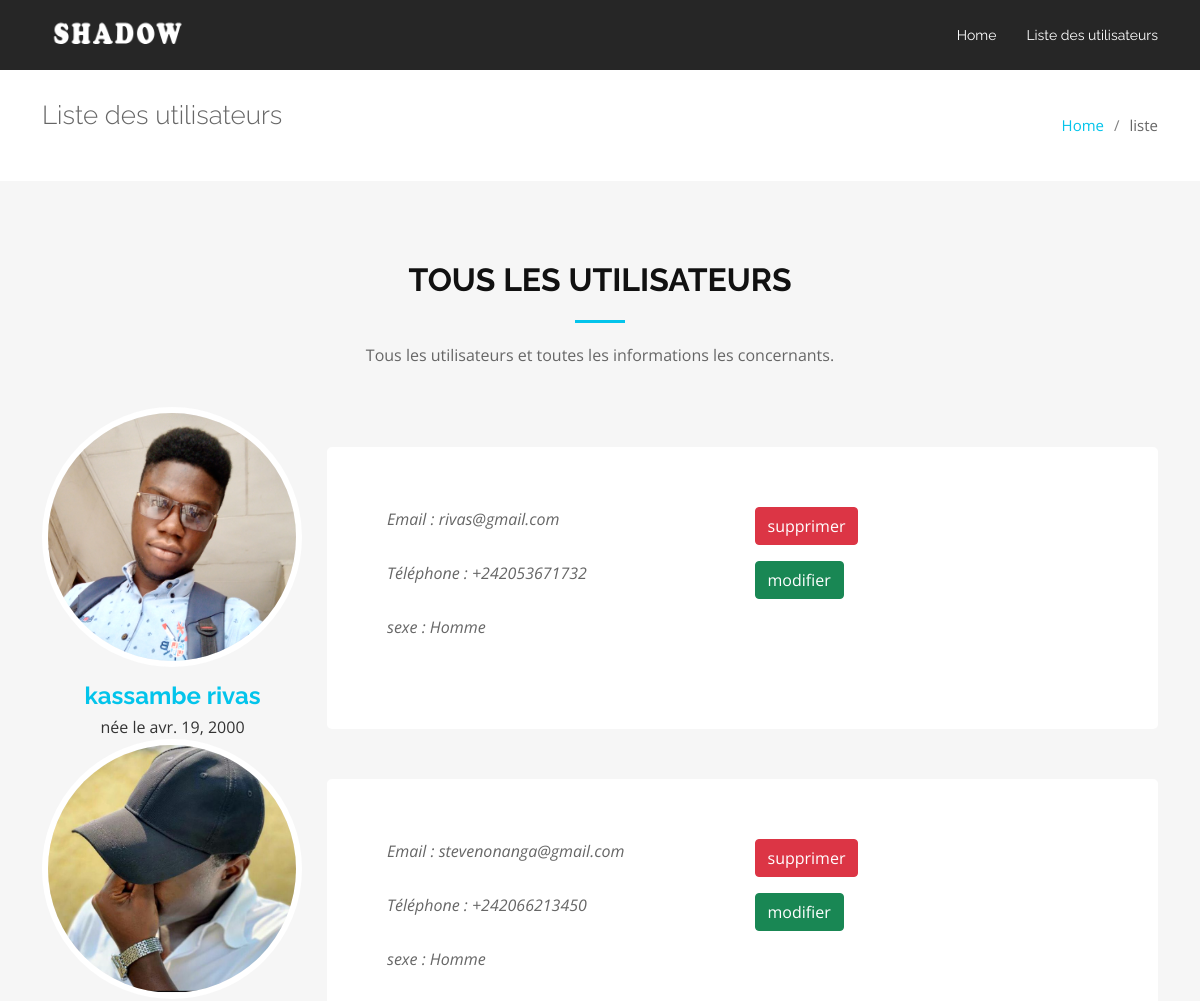
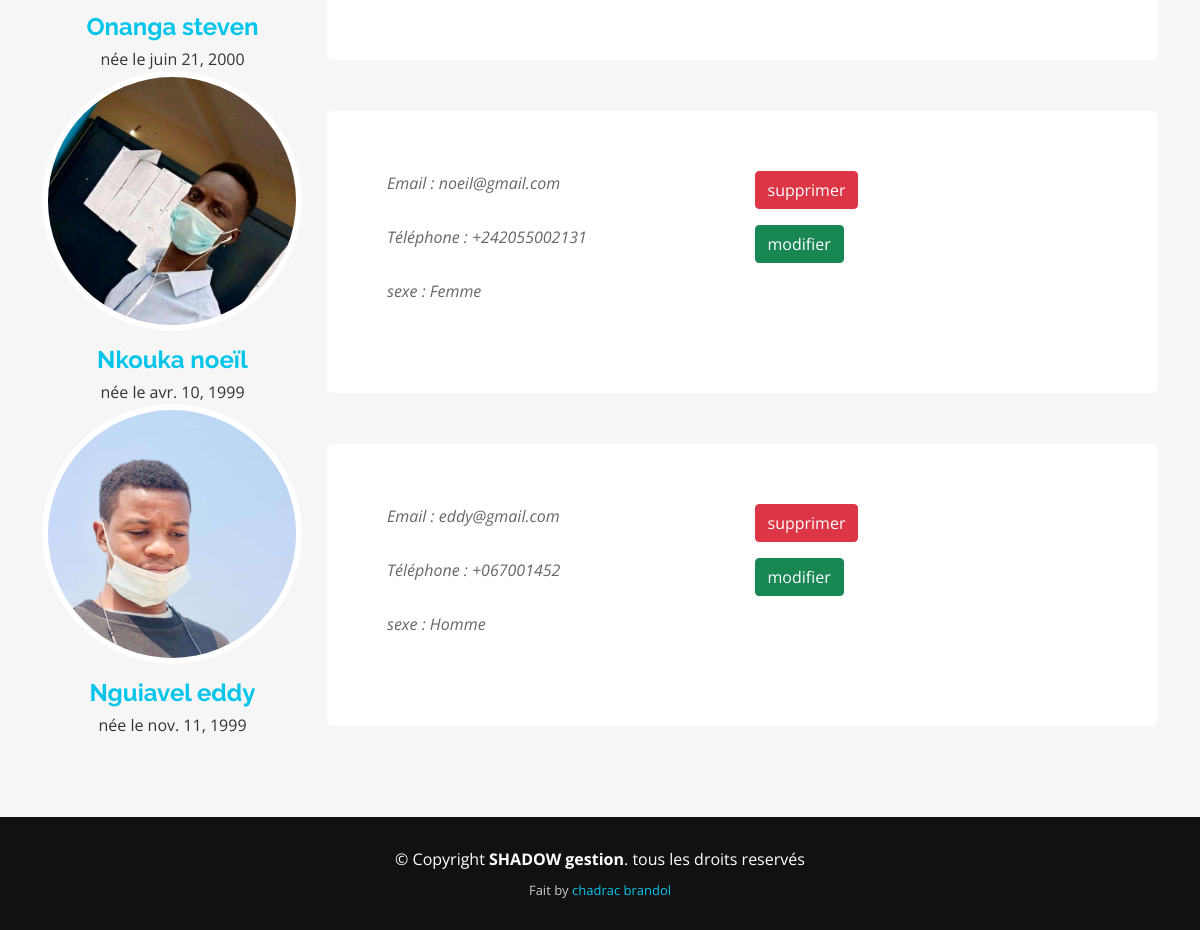
Screenshot of /all/utilisateur with the database file from the repository (2 pictures, top to bottom).
### main/models.py (models this page shows, shortened)
class Utilisateur(models.Model):
    sexe = (
        ('Homme' , 'Homme'),
        ('Femme' , 'Femme'),
        ('Autre' , 'Autre'),
    )
    nom = models.CharField( "nom utilisateur", max_length=50)
    prenom = models.CharField("prénom utilisateur ", max_length=50)
    sexe = models.CharField( "genre utilisateur", max_length=10, choices=sexe)
    date_nais = models.DateField("Date de naissance", auto_now=False, auto_now_add=False)
    email = models.EmailField("Email", max_length=254)
    phone = models.CharField("Téléphone", max_length=50)
    photo = models.ImageField("photo de utilisateur", upload_to="media/")

### main/views.py (the view)
# urls.py: path('all/utilisateur', views.lister , name='liste'),
def lister(request):
    user = Utilisateur.objects.all()
    return render(request, "main/liste.html" , locals() )

### main/templates/main/liste.html (shortened to what this page needs)
{% load static %}
<!DOCTYPE html>
<html lang="Fr">
<head>
  <link href="{% static 'css/aos/aos.css' %}" rel="stylesheet">
  <link href="{% static 'css/bootstrap.min.css' %}" rel="stylesheet">
  <link href="{% static 'css/bootstrap-icons.css' %}" rel="stylesheet">
  <link href="{% static 'css/css/glightbox.min.css' %}" rel="stylesheet">
  <link href=" {% static 'css/swiper-bundle.min.css' %}" rel="stylesheet">
  <link href="{% static 'css/style.css' %}" rel="stylesheet">
</head>
<body>
  <header id="header" class="d-flex align-items-center">
    <div class="container d-flex align-items-center justify-content-between">
      <a href="{% url 'home' %}" class="logo mr-auto"><img src="{% static 'image/logo.png' %} " alt=""></a>
      <nav id="navbar" class="navbar">
        <ul>
          <li><a class="nav-link scrollto " href="{% url 'home' %}">Home</a></li>
          <li><a class="nav-link scrollto" href="utilisateurs">Liste des utilisateurs</a></li>
        </ul>
      </nav>
    </div>
  </header>
  <main id="main">
    <section class="breadcrumbs">
      <div class="container">
        <div class="d-flex justify-content-between align-items-center">
          <h2>Liste des utilisateurs</h2>
          <ol>
            <li><a href="{% url 'home' %}">Home</a></li>
            <li>liste</li>
          </ol>
        </div>
      </div>
    </section>
    <section id="testimonials">
        <div class="container wow fadeInUp">
            <div class="row">
                <div class="col-xs-12 col-sm-12 col-md-12">
                    <h3 class="section-title">Tous les utilisateurs</h3>
                    <div class="section-title-divider"></div>
                    <p class="section-description">Tous les utilisateurs et toutes les informations les concernants.</p>
                </div>
            </div>
        {% for el in user %}
            <div class="row">
                <div class="col-xs-3 col-sm-3 col-md-3">
                    <div class="profile">
                        <div class="pic"><img src="{{ el.photo.url }}" alt=""></div>
                        <h4> {{ el.nom }}  {{el.prenom}}</h4>
                        <span>née le {{el.date_nais}}</span>
                    </div>
                </div>
                <div class="col-xs-9 col-sm-9 col-md-9">
                    <div class="quote">
                        <div class="row">
                            <div class="col-xs-6 col-sm-6 col-md-6">
                                <p> Email : {{el.email}} </p>
                                <p> Téléphone : {{el.phone}} </p>
                                <p> sexe : {{el.sexe}} </p>
                            </div>
                            <div class="col-xs-6 col-sm-6 col-md-6">
                                <div class="row">
                                    <form action="{% url 'sup' %}" method="POST">
                                        <button type="submit" class="btn btn-danger">supprimer</button>
                                    </form>
                                </div>
                                <div class="row mt-3">
                                    <a href="{% url 'modifier' el.id  %}">
                                        <button type="button" class="btn btn-success">modifier</button>
                                    </a>
                                </div>
                            </div>
                        </div>
                    </div>
                </div>
            </div>
         {% endfor %}
        </div>
    </section>
  </main>
  <footer id="footer">
    <div class="container">
      <div class="row">
        <div class="col-xs-12 col-sm-12 col-md-12">
          <div class="copyright">
            &copy; Copyright <strong>SHADOW gestion</strong>. tous les droits reservés
          </div>
          <div class="credits">
            Fait by <a href="#">chadrac brandol</a>
          </div>
        </div>
      </div>
    </div>
  </footer>
</body>
</html>

### main/static/css/style.css (style rules this page uses)
body { background: #fff; color: #666666; font-family: "Open Sans", sans-serif; }
a { text-decoration: none; color: #03C4EB; transition: 0.5s; }
p { padding: 0; margin: 0 0 30px 0; }
h1, h2, h3, h4, h5, h6 { font-family: "Raleway", sans-serif; font-weight: 400; margin: 0 0 20px 0; padding: 0; }
#header { background: #0d0d0d; transition: all 0.5s; z-index: 997; height: 70px; }
#header.fixed-top { background: rgba(0, 0, 0, 0.85); }
#header .logo { font-size: 30px; margin: 0; padding: 0; line-height: 1; font-weight: 400; letter-spacing: 2px; text-transform: uppercase; }
#header .logo img { height: 50px; }
.scrolled-offset { margin-top: 70px; }
.navbar { padding: 0; }
.navbar ul { margin: 0; padding: 0; display: flex; list-style: none; align-items: center; }
.navbar li { position: relative; }
.navbar a, .navbar a:focus { display: flex; align-items: center; justify-content: space-between; padding: 10px 0 10px 30px; font-family: "Raleway", sans-serif; font-size: 14px; color: #fff; white-space: nowrap; transition: 0.3s; }
section { overflow: hidden; }
.section-title { font-size: 32px; color: #111; text-transform: uppercase; text-align: center; font-weight: 700; }
.section-description { text-align: center; margin-bottom: 40px; }
.section-title-divider { width: 50px; height: 3px; background: #03C4EB; margin: 0 auto; margin-bottom: 20px; }
#testimonials { background: #f6f6f6; padding: 80px 0; }
#testimonials .profile { text-align: center; }
#testimonials .profile .pic { border-radius: 50%; border: 6px solid #fff; margin-bottom: 15px; overflow: hidden; height: 260px; width: 260px; }
#testimonials .profile .pic img { max-width: 100%; }
#testimonials .profile h4 { font-weight: 700; color: #03C4EB; margin-bottom: 5px; }
#testimonials .profile span { color: #333333; }
#testimonials .quote { position: relative; background: #fff; padding: 60px; margin-top: 40px; font-size: 16px; font-style: italic; border-radius: 5px; }
.breadcrumbs { padding: 30px 0; }
.breadcrumbs h2 { font-size: 26px; font-weight: 300; }
.breadcrumbs ol { display: flex; flex-wrap: wrap; list-style: none; padding: 0; margin: 0; font-size: 15px; }
.breadcrumbs ol li+li { padding-left: 10px; }
.breadcrumbs ol li+li::before { display: inline-block; padding-right: 10px; color: gray; content: "/"; }
#footer { background: #111; padding: 30px 0; color: #fff; }
#footer .copyright { text-align: center; }
#footer .credits { padding-top: 10px; text-align: center; font-size: 13px; color: #ccc; }

### rows the page displays
Utilisateur: photo (picture), nom "kassambe", prenom "rivas", date_nais "avr. 19, 2000", email "rivas@gmail.com", phone "+242053671732", sexe "Homme"
Utilisateur: photo (picture), nom "Onanga", prenom "steven", date_nais "juin 21, 2000", email "stevenonanga@gmail.com", phone "+242066213450", sexe "Homme"
Utilisateur: photo (picture), nom "Nkouka", prenom "noeïl", date_nais "avr. 10, 1999", email "noeil@gmail.com", phone "+242055002131", sexe "Femme"
Utilisateur: photo (picture), nom "Nguiavel", prenom "eddy", date_nais "nov. 11, 1999", email "eddy@gmail.com", phone "+067001452", sexe "Homme"
